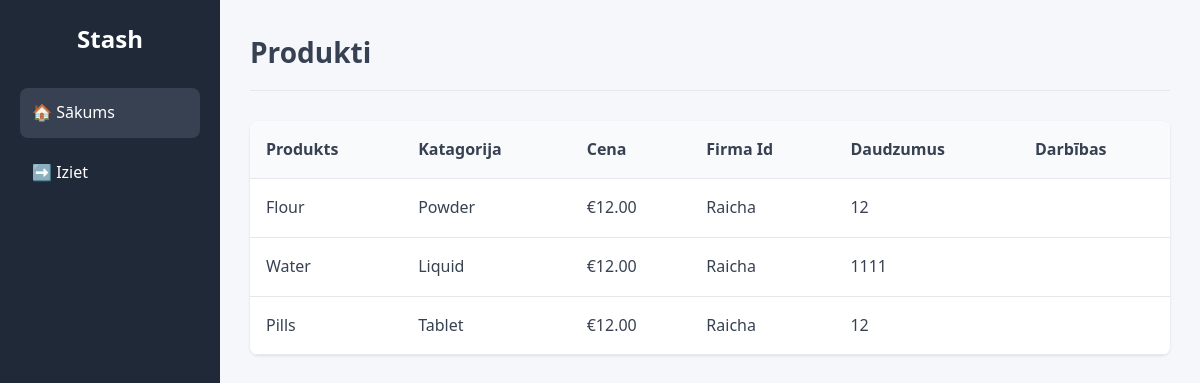
/, run on an earlier commit of the app's database.
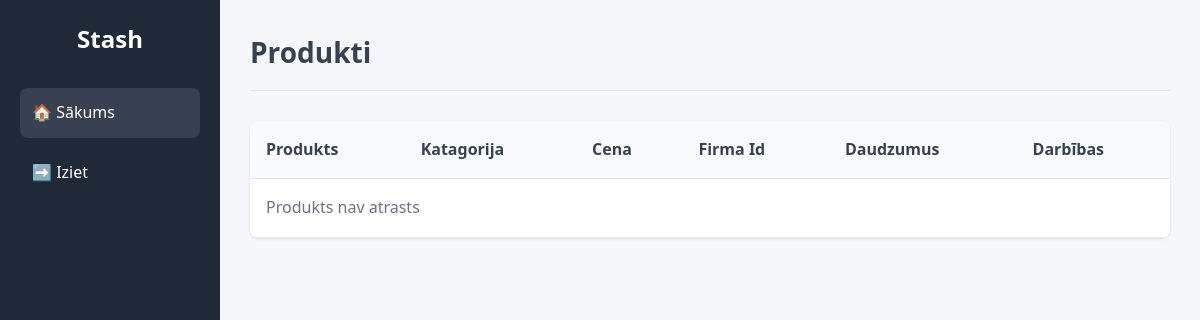
And on a later commit of the database.
### tables this page shows
CREATE TABLE IF NOT EXISTS products (
    id INT AUTO_INCREMENT PRIMARY KEY,
    name VARCHAR(255) NOT NULL,
    description TEXT,
    category VARCHAR(100) NOT NULL,
    company_id VARCHAR(100),
    quantity INT NOT NULL DEFAULT 0,
    price DECIMAL(10, 2) NOT NULL DEFAULT 0.00,
    user_id INT,
    created_at TIMESTAMP DEFAULT CURRENT_TIMESTAMP,
    updated_at TIMESTAMP DEFAULT CURRENT_TIMESTAMP ON UPDATE CURRENT_TIMESTAMP,
    FOREIGN KEY (user_id) REFERENCES users(id)
);

### index.php (the view, shortened to what this page needs)
<?php
include 'db.php';
$filter = isset($_GET['category']) ? $_GET['category'] : null;
if ($filter) {
    $stmt = $conn->prepare("
        SELECT p.*, u.username
        FROM products p
        LEFT JOIN users u ON p.user_id = u.id
        WHERE p.category = ?
    ");
    $stmt->bind_param("s", $filter);
    $stmt->execute();
    $products = $stmt->get_result()->fetch_all(MYSQLI_ASSOC);
} else {
    $result = $conn->query("
        SELECT p.*, u.username
        FROM products p
        LEFT JOIN users u ON p.user_id = u.id
    ");
    $products = $result->fetch_all(MYSQLI_ASSOC);
}
?>
<!DOCTYPE html>
<html lang="en">
<head>
    <link rel="stylesheet" href="style.css">
</head>
<body>
<div class="wrapper">
    <aside class="sidebar">
        <h1 class="logo">Stash</h1>
        <nav class="menu">
            <a href="index.php" class="menu-item active">🏠 Sākums</a>
            <a href="logout.php" class="menu-item">➡️ Iziet</a>
        </nav>
    </aside>
    <main class="content">
        <header class="page-header">
            <h2>Produkti</h2>
        </header>
        <section class="table-section">
            <table class="product-table">
                <thead>
                    <tr>
                        <th>Produkts</th>
                        <th>Katagorija</th>
                        <th>Cena</th>
                        <th>Firma Id</th>
                        <th>Daudzumus</th>
                        <th>Darbības</th>
                    </tr>
                </thead>
                <tbody>
                    <?php if (!empty($products)): ?>
                        <?php foreach ($products as $product): ?>
                            <tr>
                                <td><?= htmlspecialchars($product['name']) ?></td>
                                <td><?= htmlspecialchars($product['category']) ?></td>
                                <td>&euro;<?= htmlspecialchars($product['price']) ?></td>
                                <td><?= htmlspecialchars($product['company_id']) ?></td>
                                <td><?= htmlspecialchars($product['quantity']) ?></td>
                                <td>
                                </td>
                            </tr>
                        <?php endforeach; ?>
                    <?php else: ?>
                        <tr><td colspan="6" class="no-products">Produkts nav atrasts</td></tr>
                    <?php endif; ?>
                </tbody>
            </table>
        </section>
    </main>
</div>
</body>
</html>

What changed in the data, as far as the page shows it:
removed products: name "Flour", category "Powder", price "12.00", company "Raicha", quantity "12"
removed products: name "Water", category "Liquid", price "12.00", company "Raicha", quantity "1111"
removed products: name "Pills", category "Tablet", price "12.00", company "Raicha", quantity "12"
Also different on the page:
text now shown: "Produkts nav atrasts"
